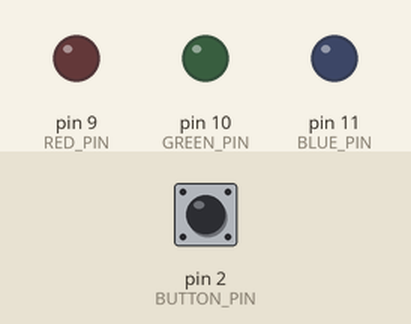
The sketch below on a simulated Arduino Uno, built with avr-gcc and run on an emulated ATmega328P. Shown: output pins drawn as LEDs (lit = HIGH). Dashed ring = blinking. Inputs (shaded band) come from the test bench; at power-on: pin 2 (BUTTON_PIN) HIGH.

Above: at 1.2 s.
1.3 s: pin 2 (BUTTON_PIN) pulled LOW for 0.15 s
At 1.48 s:
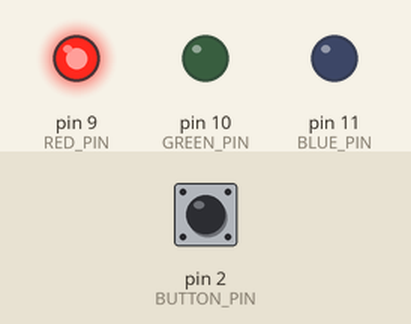
4.3 s: pin 2 (BUTTON_PIN) pulled LOW for 1 s
At 4.8 s:
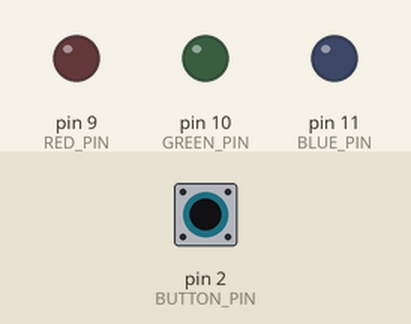
6.8 s: pin 2 (BUTTON_PIN) pulled LOW for 3.2 s
At 7.58 s:
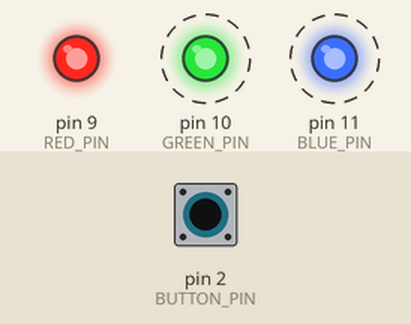
Timing chart, 0 to 17.5 s (numbered marks = the images above; inputs shaded):
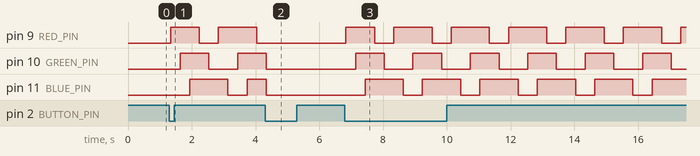

The sketch:

Q6.ino
```cpp
#include <Arduino.h>

const int RED_PIN   = 9;
const int GREEN_PIN = 10;
const int BLUE_PIN  = 11;

const int BUTTON_PIN = 2;

const unsigned long STEP_MS = 300;

bool running = false;

bool lastReading = HIGH;
bool stableState = HIGH;
unsigned long lastDebounceTime = 0;
const unsigned long DEBOUNCE_MS = 35;

unsigned long lastStepTime = 0;
int stepIndex = 0;

void setLEDs(bool r, bool g, bool b) {
  digitalWrite(RED_PIN,   r ? HIGH : LOW);
  digitalWrite(GREEN_PIN, g ? HIGH : LOW);
  digitalWrite(BLUE_PIN,  b ? HIGH : LOW);
}

void allOff() {
  setLEDs(false, false, false);
}

void doStep(int idx) {
  switch (idx) {
    case 0: setLEDs(true,  false, false); break;
    case 1: setLEDs(true,  true,  false); break;
    case 2: setLEDs(true,  true,  true ); break;
    case 3: setLEDs(false, true,  true ); break;
    case 4: setLEDs(false, false, true ); break;
    case 5: setLEDs(true,  false, true ); break;
  }
}

void setup() {
  pinMode(RED_PIN, OUTPUT);
  pinMode(GREEN_PIN, OUTPUT);
  pinMode(BLUE_PIN, OUTPUT);

  pinMode(BUTTON_PIN, INPUT_PULLUP);

  allOff();
}

void loop() {
  bool reading = digitalRead(BUTTON_PIN);

  if (reading != lastReading) {
    lastDebounceTime = millis();
    lastReading = reading;
  }

  if ((millis() - lastDebounceTime) > DEBOUNCE_MS) {
    if (reading != stableState) {
      stableState = reading;

      if (stableState == LOW) {
        running = !running;

        if (!running) {
          allOff();
        } else {
          stepIndex = 0;
          lastStepTime = 0;
        }
      }
    }
  }

  if (running) {
    unsigned long now = millis();
    if (now - lastStepTime >= STEP_MS) {
      lastStepTime = now;
      doStep(stepIndex);
      stepIndex = (stepIndex + 1) % 6;
    }
  }
}
```

Measured:
- after the input at 1.3 s, pin 9 (RED_PIN): LOW → HIGH at once, → LOW 0.90 s later, → HIGH 0.60 s later, → LOW 1.2 s later; pin 10 (GREEN_PIN): LOW → HIGH after 0.34 s, → LOW 0.90 s later, → HIGH 0.90 s later; pin 11 (BLUE_PIN): LOW → HIGH after 0.64 s, → LOW 1.2 s later, → HIGH 0.60 s later
- after the input at 4.3 s, pin 9 (RED_PIN): stays LOW (without the input it goes to HIGH after 0.34 s); pin 10 (GREEN_PIN): goes on until 4.3 s, then stays LOW
- after the input at 6.8 s, pin 9 (RED_PIN): LOW → HIGH at once, then repeats every 1.8 s: LOW 0.60 s, HIGH 1.2 s; pin 10 (GREEN_PIN): alternates HIGH for 0.90 s and LOW for 0.90 s, starting after 0.34 s; pin 11 (BLUE_PIN): alternates HIGH for 1.2 s and LOW for 0.60 s, starting after 0.64 s
